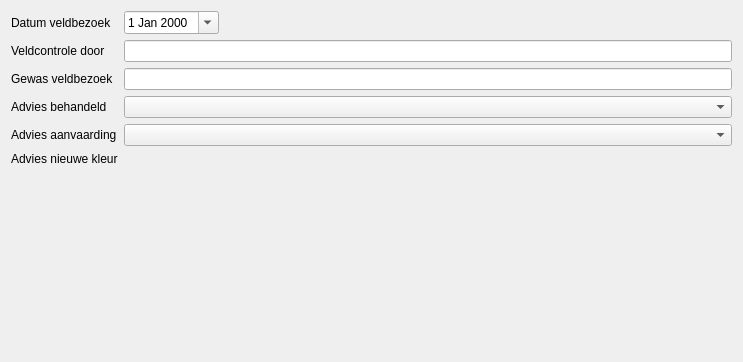
<?xml version="1.0" encoding="UTF-8"?>
<ui version="4.0">
 <class>QuickEdit</class>
 <widget class="QWidget" name="QuickEdit">
  <property name="geometry">
   <rect>
    <x>0</x>
    <y>0</y>
    <width>743</width>
    <height>362</height>
   </rect>
  </property>
  <property name="windowTitle">
   <string>Form</string>
  </property>
  <property name="styleSheet">
   <string notr="true">* { font-size: 2em;}</string>
  </property>
  <layout class="QFormLayout" name="formLayout">
   <item row="0" column="0">
    <widget class="QLabel" name="lb_datum_veldbezoek">
     <property name="text">
      <string>Datum veldbezoek</string>
     </property>
    </widget>
   </item>
   <item row="0" column="1">
    <widget class="DefaultValueDateEdit" name="efw_datum_veldbezoek">
     <property name="sizePolicy">
      <sizepolicy hsizetype="Maximum" vsizetype="Fixed">
       <horstretch>0</horstretch>
       <verstretch>0</verstretch>
      </sizepolicy>
     </property>
     <property name="calendarPopup">
      <bool>true</bool>
     </property>
    </widget>
   </item>
   <item row="1" column="0">
    <widget class="QLabel" name="lb_editor">
     <property name="text">
      <string>Veldcontrole door</string>
     </property>
    </widget>
   </item>
   <item row="1" column="1">
    <widget class="ValueLineEdit" name="efw_veldcontrole_door">
     <property name="sizePolicy">
      <sizepolicy hsizetype="Preferred" vsizetype="Fixed">
       <horstretch>0</horstretch>
       <verstretch>0</verstretch>
      </sizepolicy>
     </property>
     <property name="minimumSize">
      <size>
       <width>250</width>
       <height>0</height>
      </size>
     </property>
    </widget>
   </item>
   <item row="2" column="0">
    <widget class="QLabel" name="lb_gewas_veldbezoek">
     <property name="text">
      <string>Gewas veldbezoek</string>
     </property>
    </widget>
   </item>
   <item row="3" column="0">
    <widget class="QLabel" name="lb_advies_behandeld">
     <property name="text">
      <string>Advies behandeld</string>
     </property>
    </widget>
   </item>
   <item row="3" column="1">
    <widget class="ValueComboBox" name="efwCmb_advies_behandeld">
     <property name="sizePolicy">
      <sizepolicy hsizetype="Preferred" vsizetype="Fixed">
       <horstretch>0</horstretch>
       <verstretch>0</verstretch>
      </sizepolicy>
     </property>
     <property name="minimumSize">
      <size>
       <width>250</width>
       <height>0</height>
      </size>
     </property>
    </widget>
   </item>
   <item row="4" column="0">
    <widget class="QLabel" name="lb_advies_aanvaarding">
     <property name="text">
      <string>Advies aanvaarding</string>
     </property>
    </widget>
   </item>
   <item row="4" column="1">
    <widget class="ValueComboBox" name="efwCmb_advies_aanvaarding">
     <property name="sizePolicy">
      <sizepolicy hsizetype="Preferred" vsizetype="Fixed">
       <horstretch>0</horstretch>
       <verstretch>0</verstretch>
      </sizepolicy>
     </property>
     <property name="minimumSize">
      <size>
       <width>250</width>
       <height>0</height>
      </size>
     </property>
    </widget>
   </item>
   <item row="5" column="0">
    <widget class="QLabel" name="lb_advies_nieuwe_kleur">
     <property name="text">
      <string>Advies nieuwe kleur</string>
     </property>
    </widget>
   </item>
   <item row="5" column="1">
    <widget class="SensitivityButtonBox" name="efw_advies_nieuwe_kleur" native="true"/>
   </item>
   <item row="2" column="1">
    <widget class="ValueLineEdit" name="efw_gewas_veldbezoek">
     <property name="sizePolicy">
      <sizepolicy hsizetype="Preferred" vsizetype="Fixed">
       <horstretch>0</horstretch>
       <verstretch>0</verstretch>
      </sizepolicy>
     </property>
     <property name="minimumSize">
      <size>
       <width>250</width>
       <height>0</height>
      </size>
     </property>
    </widget>
   </item>
  </layout>
 </widget>
 <customwidgets>
  <customwidget>
   <class>SensitivityButtonBox</class>
   <extends>QWidget</extends>
   <header>Erosiebezwaren/widgets/sensitivitybuttonbox.h</header>
   <container>1</container>
  </customwidget>
  <customwidget>
   <class>DefaultValueDateEdit</class>
   <extends>QDateEdit</extends>
   <header>Erosiebezwaren/widgets/valueinput.h</header>
  </customwidget>
  <customwidget>
   <class>ValueLineEdit</class>
   <extends>QLineEdit</extends>
   <header>Erosiebezwaren/widgets/valueinput.h</header>
  </customwidget>
  <customwidget>
   <class>ValueComboBox</class>
   <extends>QComboBox</extends>
   <header>Erosiebezwaren/widgets/valueinput.h</header>
  </customwidget>
 </customwidgets>
 <resources/>
 <connections/>
</ui>
